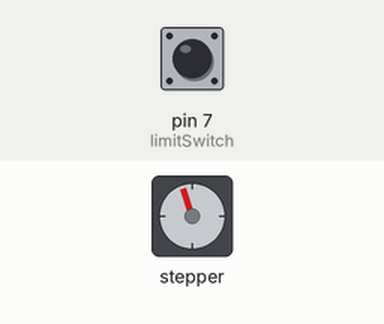
The sketch below on a simulated Arduino Uno, built with avr-gcc and run on an emulated ATmega328P. Shown: stepper motor. Wiring (inferred from the names in the program): stepper motor driver (200 steps per turn assumed): step pin 5; direction pin 2; enable pin 8. Inputs (shaded band) come from the test bench; at power-on: pin 7 (limitSwitch) HIGH. What the sketch prints to the serial monitor is not drawn.

Above: at 0.05 s.
At 2.7 s:
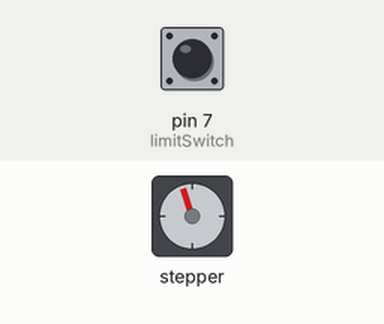
At 5.35 s:
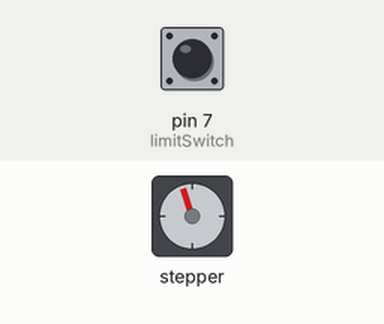
At 10.65 s:
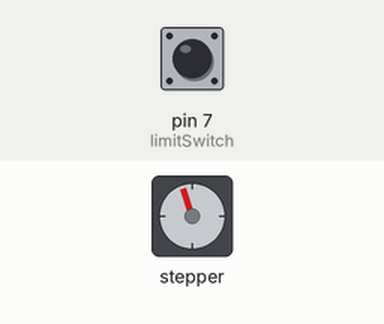
Timing chart, 0 to 13.9 s (numbered marks = the images above):
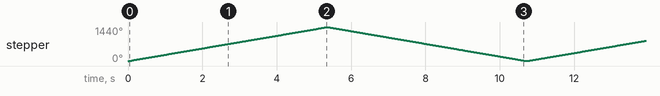

Measured:
- by itself, stepper: turns 1438° clockwise in 5.4 s, then 1437° counter-clockwise in 5.3 s, repeating every 10.7 s

The sketch:

nema_test.ino
```cpp
// defines pins numbers
const int stepPin = 5;
const int dirPin = 2;
const int enPin = 8;

#include <ezButton.h>

ezButton limitSwitch(7);  // create ezButton object that attach to pin 7;


void setup() {

  // Sets the two pins as Outputs
  pinMode(stepPin,OUTPUT);
  pinMode(dirPin,OUTPUT);

  pinMode(enPin,OUTPUT);
  digitalWrite(enPin,LOW);

  Serial.begin(9600);
  limitSwitch.setDebounceTime(50); // set debounce time to 50 milliseconds
}


void loop() {

  limitSwitch.loop(); // MUST call the loop() function first


  int state = limitSwitch.getState();
    Serial.println(state);


  while (state == 1) {
    digitalWrite(dirPin,HIGH); // Enables the motor to move in a particular direction
    // Makes 200 pulses for making one full cycle rotation
    for(int x = 0; x < 800; x++) {
      digitalWrite(stepPin,HIGH);
      delayMicroseconds(5000);
      digitalWrite(stepPin,LOW);
      delayMicroseconds(100000);
    }

    digitalWrite(dirPin,LOW); //Changes the rotations direction
    // Makes 400 pulses for making two full cycle rotation
    for(int x = 0; x < 800; x++) {
      digitalWrite(stepPin,HIGH);
      delayMicroseconds(5000);
      digitalWrite(stepPin,LOW);
      delayMicroseconds(100000);
   }
  }


}
```
